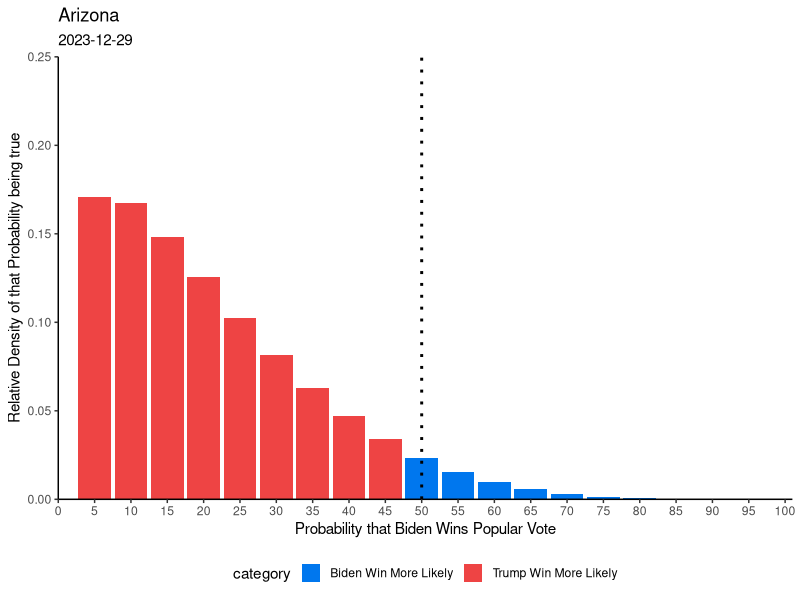
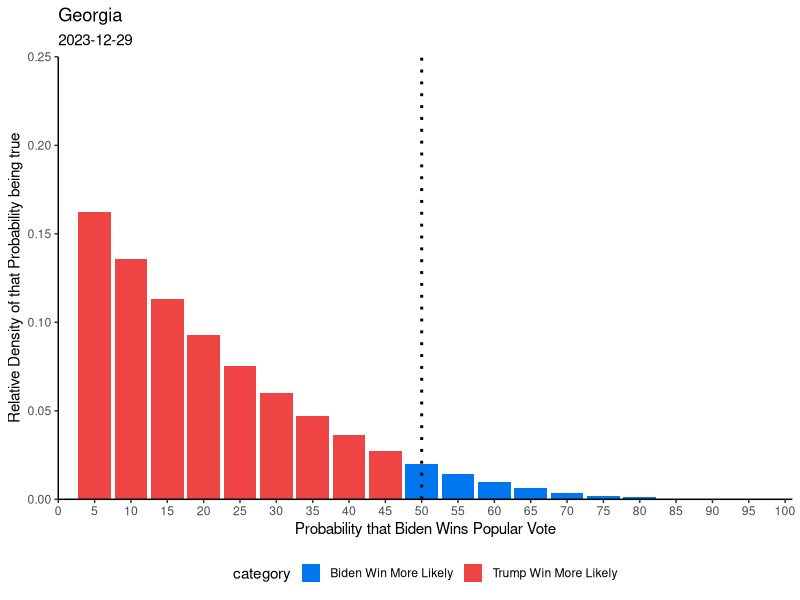
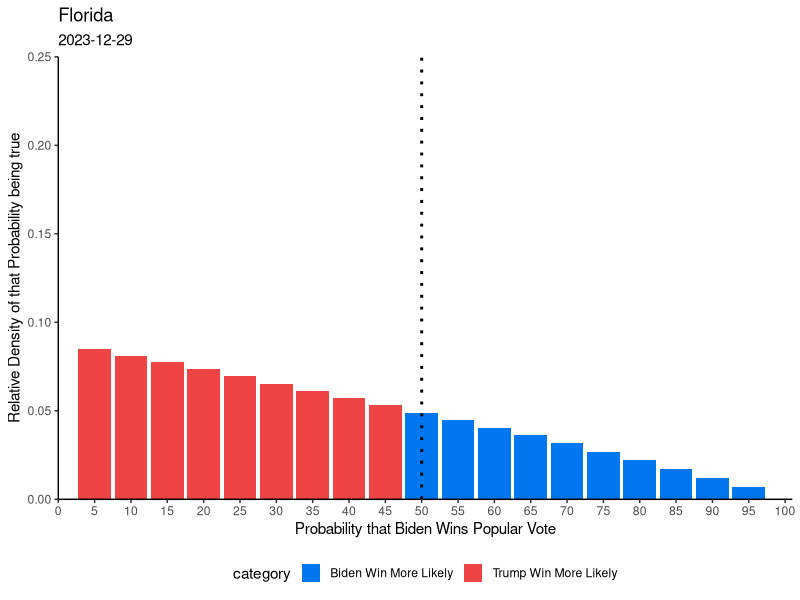
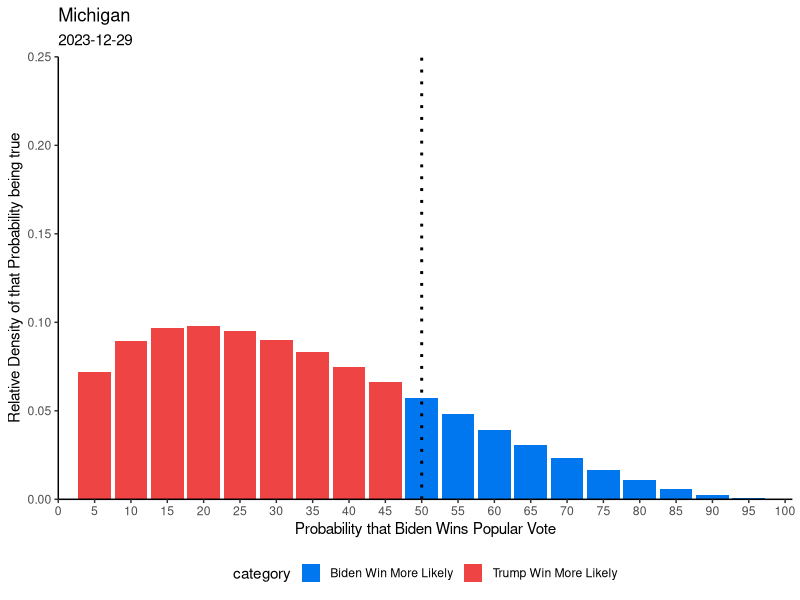
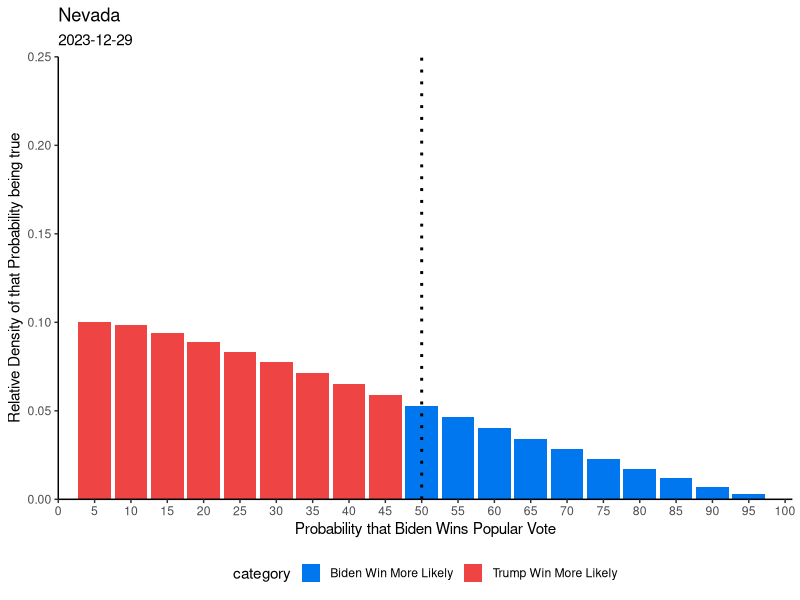
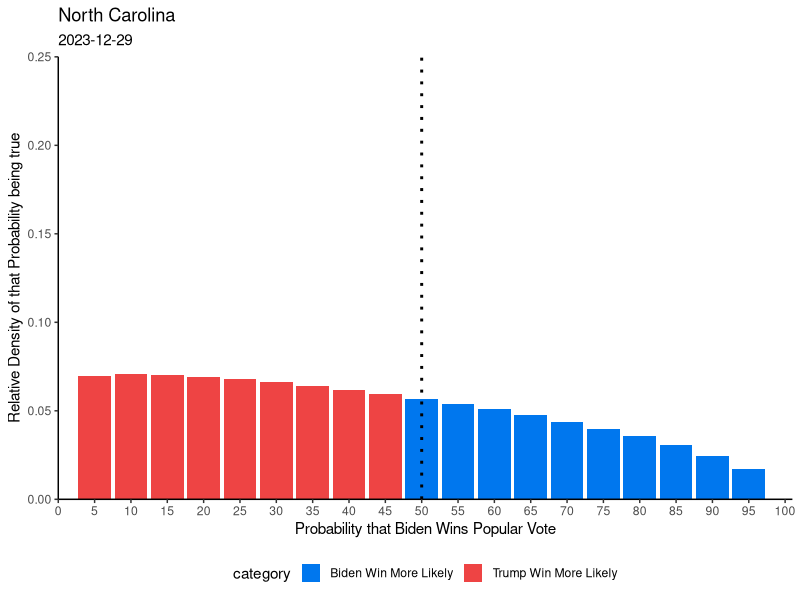
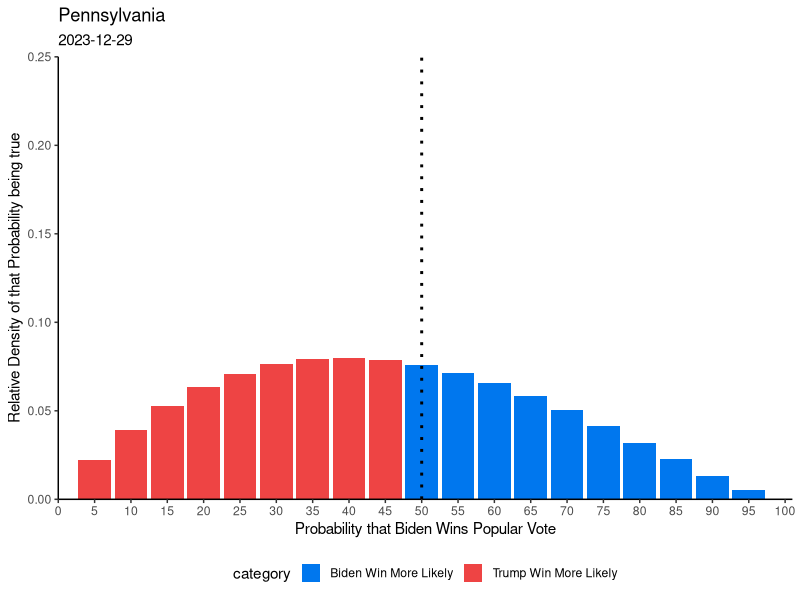
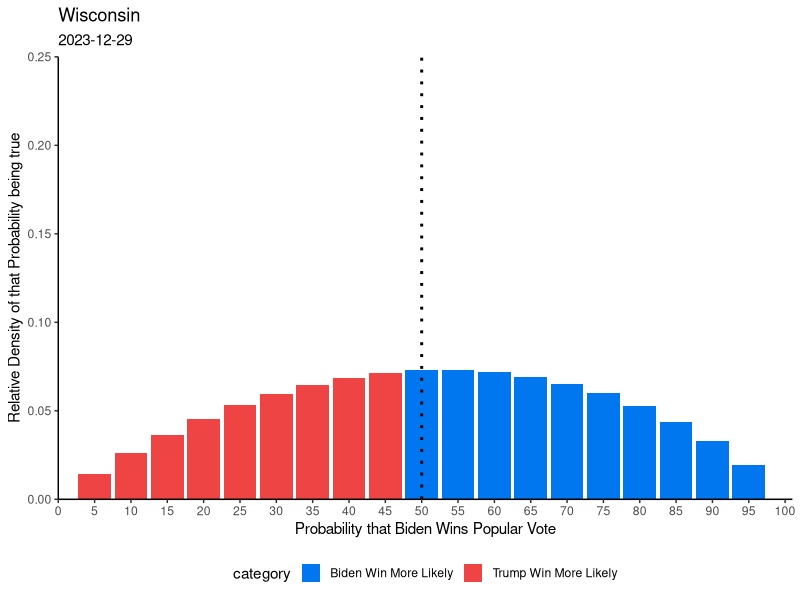

Write R code to recreate these figures, in order.
library(data.table)
library(ggplot2)


state_plots <- function(state, date, data, w, l){

  data$density <- data$p**w*(1-data$p)**l# * factorial(w+l+1)/(factorial(w)*factorial(l))
  data$density <- data$density / sum(data$density)
  data$category <- fifelse(data$p < 0.5, "Trump Win More Likely", "Biden Win More Likely")
  data$category <- as.character(data$category)

  # max value
  # data[order(-ways)][1,1]


  # plotting
  g <- ggplot(data, aes(x=as.integer(p*100), y=density))+
  geom_col(aes(fill=category), size=1.5)+
  scale_fill_manual(values=c(
    "Trump Win More Likely"="#ee4444",
    "Biden Win More Likely"="#0077ee"
  ))+
  #geom_vline(xintercept = as.numeric(data[order(-density)][1,1]), linetype="dotted", color="#666666", size=1)+
  geom_vline(xintercept = 50, color="#000000", size=1, linetype="dotted")+
  theme_bw()+
  xlab("Probability that Biden Wins Popular Vote")+
  ylab("Relative Density of that Probability being true")+
  theme(legend.position = "bottom")+
  scale_x_continuous(breaks=seq(0,100,5),expand = c(0,0), limits=c(0,101))+
  scale_y_continuous(expand=c(0,0), limits=c(0,0.25))+
  theme(axis.line = element_line(color='black'),
        plot.background = element_blank(),
        panel.grid.major = element_blank(),
        panel.grid.minor = element_blank(),
        panel.border = element_blank())+
  labs(title=state, subtitles=date)
  #ggsave(filename = paste(state, date,'png'), g)
  g
}

date <- "2023-12-29"
data <- data.table(p=c(0:20)/20)

state_plots(       "Arizona", date, data, 0.29, 4.13)
ggsave(paste("Arizona", date, ".png"))

state_plots(       "Georgia", date, data, 0.00, 3.25)
ggsave(paste("Georgia", date, ".png"))

state_plots(       "Florida", date, data, 0.00, 0.86)
ggsave(paste("Florida", date, ".png"))

state_plots(     "Michigan", date, data, 0.48, 2.08)
ggsave(paste("Michigan", date, ".png"))

state_plots(        "Nevada", date, data, 0.07, 1.26)
ggsave(paste("Nevada", date, ".png"))

state_plots("North Carolina", date, data, 0.06, 0.54)
ggsave(paste("North Carolina", date, ".png"))

state_plots(  "Pennsylvania", date, data, 0.93, 1.42)
ggsave(paste("Pennsylvania", date, ".png"))

state_plots(     "Wisconsin", date, data, 0.95, 0.84)
ggsave(paste("Wisconsin", date, ".png"))
